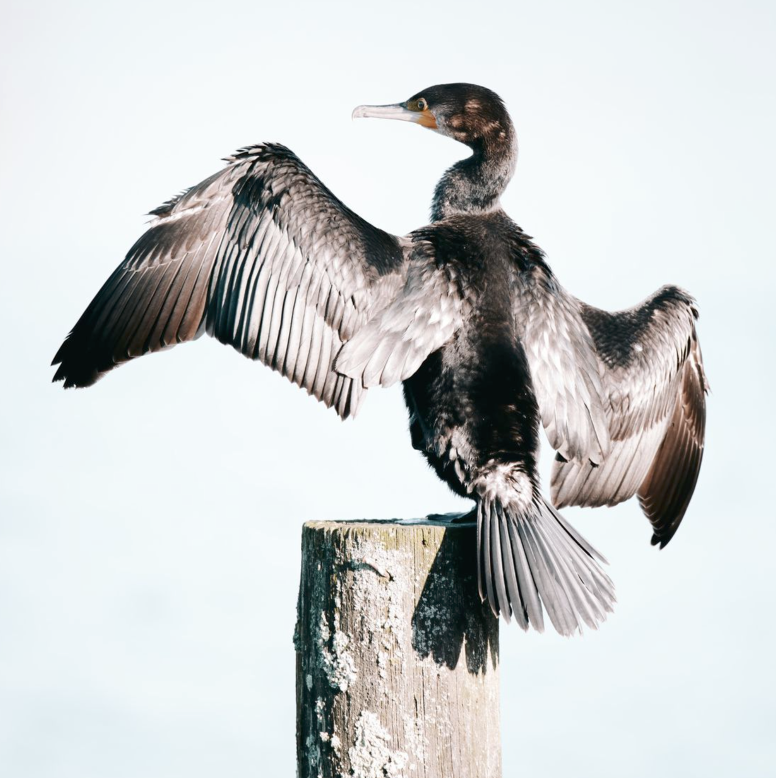
#> input picture backend/bird.png, 1552 x 1556 px, found by its file name (shown at 1/2 size)
$ python utils.py
#> lines starting #> are read from the running program, lines starting #| are printed output that depends on the picture

import numpy as np
import imageio
from PIL import Image
from skimage import color
import matplotlib.pyplot as plt
from io import StringIO


def imread(path, mode="RGB"):
    # Loads data in HxW format, then transposes to correct format
    img = np.array(imageio.imread(path, pilmode=mode))
    return img

def imread_gray(path):
    img = np.array(imageio.imread(path, as_gray=True))
    return img

def imresize(img, size, interp='bilinear'):
    """
    Resizes an image

    :param img:
    :param size: (Must be H, W format !)
    :param interp:
    :return:
    """
    if interp == 'bilinear':
        interpolation = Image.BILINEAR
    elif interp == 'bicubic':
        interpolation = Image.BICUBIC
    else:
        interpolation = Image.NEAREST

    # Requires size to be HxW
    size = (size[1], size[0])

    if type(img) != Image:
        img = Image.fromarray(img)
        # img = Image.open(StringIO(img))

    img = np.array(img.resize(size, interpolation))
    return img


def imsave(path, img):
    imageio.imwrite(path, img)
    return


def fromimage(img, mode="RGB"):
    return np.array(img.convert(mode))

def toimage(arr, mode='RGB'):
    return Image.fromarray(arr, mode)

def drawhist(path, savepath):
#> called with path = 'shen/bird.png', savepath = 'shen/bird_hist.png'
    src = Image.open(path)
#> src is the input picture: PIL image 1552x1556 RGBA; mean R, G, B, A 205.1, 208.1, 208.3, 255
    # print(src.mode)
    if src.mode == 'RGBA':
        r, g, b, a = src.split()
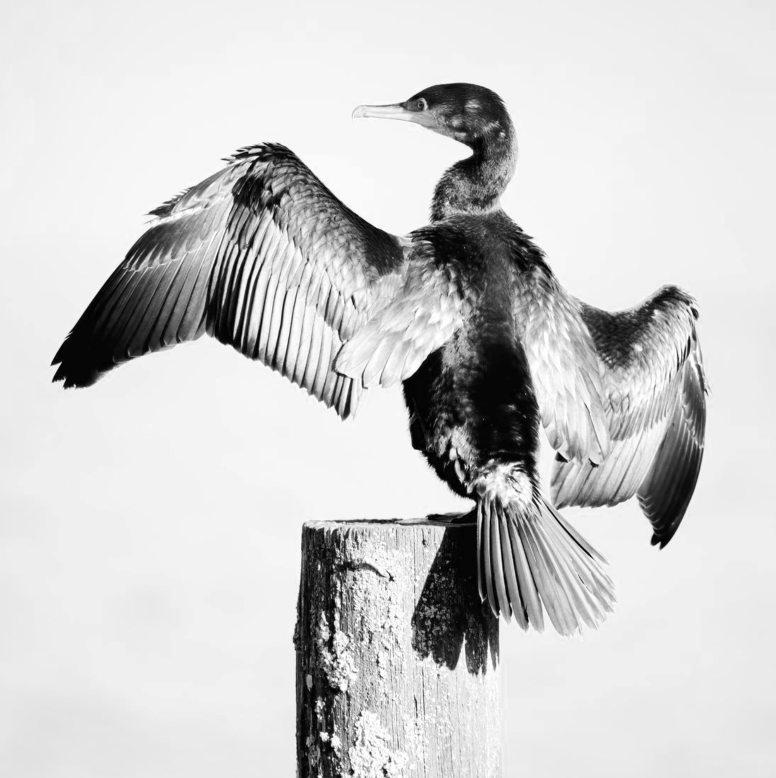
#> r: PIL image 1552x1556 L (shown at 1/2 size); min 0, max 255, mean 205.1
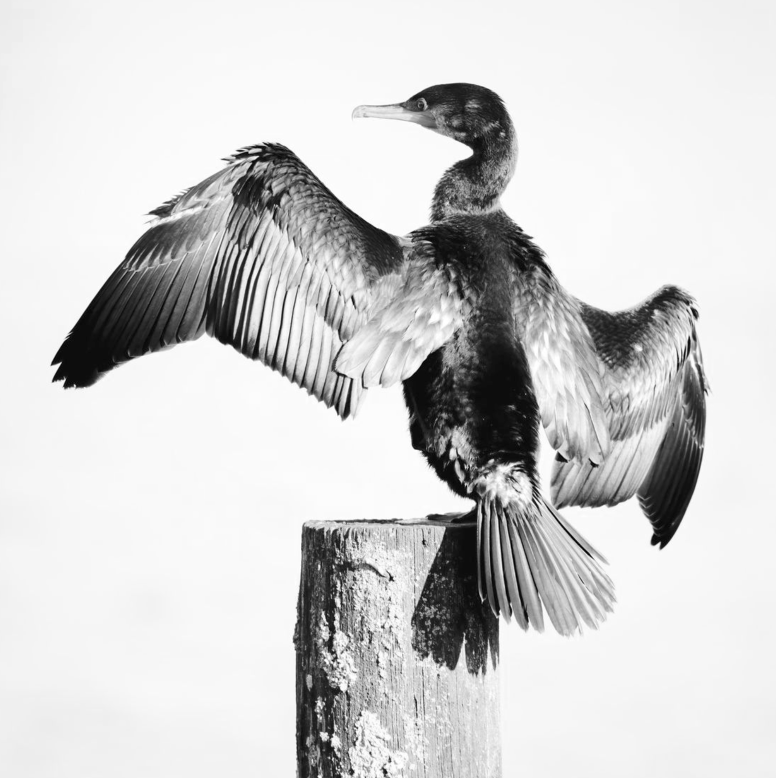
#> g: PIL image 1552x1556 L (shown at 1/2 size); min 0, max 255, mean 208.1
#> a: PIL image 1552x1556 L; every value is 255
    else:
        r, g, b = src.split()

    xaxis = [i for i in range(0,256)]
    # print(xaxis)
    plt.figure("hist")
    # ar = np.array(r).flatten()
    ar = r.histogram()
#> ar = 256 values, max 260930 at index 239, min 87 at index 0, mean 9433.2
    # print(ar)
    plt.bar(xaxis, ar, fc='r')
    # plt.hist(ar, bins=256, density=False, facecolor='r', edgecolor='r')
    # ag = np.array(g).flatten()
    ag = g.histogram()
#> ag = 256 values, max 237015 at index 246, min 56 at index 0, mean 9433.2
    plt.bar(xaxis, ag, fc='g')
    # plt.hist(ag, bins=256, density=False, facecolor='g', edgecolor='g')
    # ab = np.array(b).flatten()
    ab = b.histogram()
#> ab = 256 values, max 304231 at index 249, min 126 at index 0, mean 9433.2
    plt.bar(xaxis, ab, fc='b')
    # plt.hist(ab, bins=256, density=False, facecolor='b', edgecolor='b')
    plt.savefig(fname=savepath)
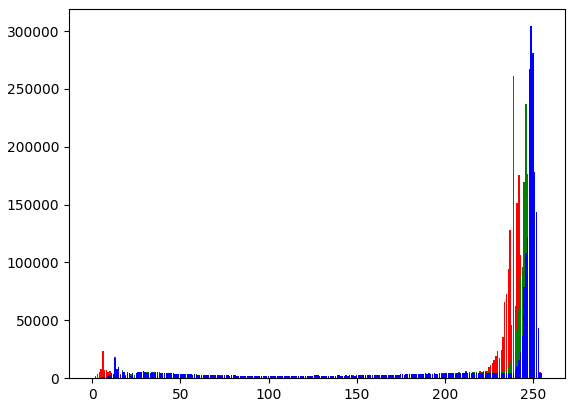
#> figure drawn by matplotlib, 1 panel; tallest bar 260930 high, from x = 238.6 to 239.4; tallest bar 237015 high, from x = 245.6 to 246.4; tallest bar 304231 high, from x = 248.6 to 249.4

if __name__ == '__main__':
    drawhist("shen/bird.png", "shen/bird_hist.png")
    drawhist("shen/farmer_paint.png", "shen/farmer_paint_hist.png")
#> (the run stopped early here; a loop or call above may not have finished)
